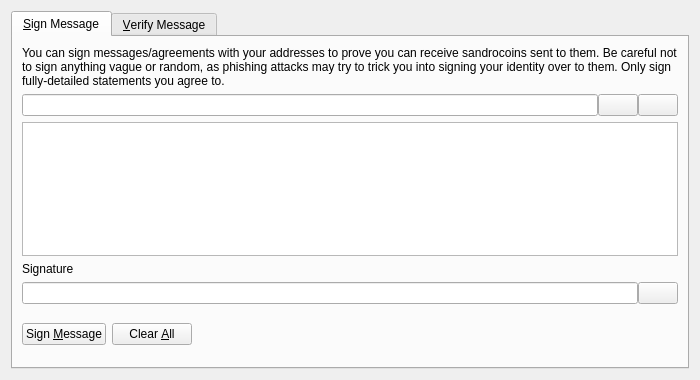
<?xml version="1.0" encoding="UTF-8"?>
<ui version="4.0">
 <class>SignVerifyMessageDialog</class>
 <widget class="QDialog" name="SignVerifyMessageDialog">
  <property name="geometry">
   <rect>
    <x>0</x>
    <y>0</y>
    <width>700</width>
    <height>380</height>
   </rect>
  </property>
  <property name="windowTitle">
   <string>Signatures - Sign / Verify a Message</string>
  </property>
  <property name="modal">
   <bool>true</bool>
  </property>
  <layout class="QVBoxLayout" name="verticalLayout">
   <item>
    <widget class="QTabWidget" name="tabWidget">
     <property name="currentIndex">
      <number>0</number>
     </property>
     <widget class="QWidget" name="tabSignMessage">
      <attribute name="title">
       <string>&amp;Sign Message</string>
      </attribute>
      <layout class="QVBoxLayout" name="verticalLayout_SM">
       <item>
        <widget class="QLabel" name="infoLabel_SM">
         <property name="text">
          <string>You can sign messages/agreements with your addresses to prove you can receive sandrocoins sent to them. Be careful not to sign anything vague or random, as phishing attacks may try to trick you into signing your identity over to them. Only sign fully-detailed statements you agree to.</string>
         </property>
         <property name="textFormat">
          <enum>Qt::PlainText</enum>
         </property>
         <property name="wordWrap">
          <bool>true</bool>
         </property>
        </widget>
       </item>
       <item>
        <layout class="QHBoxLayout" name="horizontalLayout_1_SM">
         <property name="spacing">
          <number>0</number>
         </property>
         <item>
          <widget class="QValidatedLineEdit" name="addressIn_SM">
           <property name="toolTip">
            <string>The Sandrocoin address to sign the message with</string>
           </property>
          </widget>
         </item>
         <item>
          <widget class="QPushButton" name="addressBookButton_SM">
           <property name="toolTip">
            <string>Choose previously used address</string>
           </property>
           <property name="text">
            <string/>
           </property>
           <property name="icon">
            <iconset resource="../sandrocoin.qrc">
             <normaloff>:/icons/address-book</normaloff>:/icons/address-book</iconset>
           </property>
           <property name="shortcut">
            <string>Alt+A</string>
           </property>
           <property name="autoDefault">
            <bool>false</bool>
           </property>
          </widget>
         </item>
         <item>
          <widget class="QPushButton" name="pasteButton_SM">
           <property name="toolTip">
            <string>Paste address from clipboard</string>
           </property>
           <property name="text">
            <string/>
           </property>
           <property name="icon">
            <iconset resource="../sandrocoin.qrc">
             <normaloff>:/icons/editpaste</normaloff>:/icons/editpaste</iconset>
           </property>
           <property name="shortcut">
            <string>Alt+P</string>
           </property>
           <property name="autoDefault">
            <bool>false</bool>
           </property>
          </widget>
         </item>
        </layout>
       </item>
       <item>
        <widget class="QPlainTextEdit" name="messageIn_SM">
         <property name="toolTip">
          <string>Enter the message you want to sign here</string>
         </property>
        </widget>
       </item>
       <item>
        <widget class="QLabel" name="signatureLabel_SM">
         <property name="text">
          <string>Signature</string>
         </property>
         <property name="textFormat">
          <enum>Qt::PlainText</enum>
         </property>
        </widget>
       </item>
       <item>
        <layout class="QHBoxLayout" name="horizontalLayout_2_SM">
         <property name="spacing">
          <number>0</number>
         </property>
         <item>
          <widget class="QLineEdit" name="signatureOut_SM">
           <property name="font">
            <font>
             <italic>true</italic>
            </font>
           </property>
           <property name="readOnly">
            <bool>true</bool>
           </property>
          </widget>
         </item>
         <item>
          <widget class="QPushButton" name="copySignatureButton_SM">
           <property name="toolTip">
            <string>Copy the current signature to the system clipboard</string>
           </property>
           <property name="text">
            <string/>
           </property>
           <property name="icon">
            <iconset resource="../sandrocoin.qrc">
             <normaloff>:/icons/editcopy</normaloff>:/icons/editcopy</iconset>
           </property>
           <property name="autoDefault">
            <bool>false</bool>
           </property>
          </widget>
         </item>
        </layout>
       </item>
       <item>
        <layout class="QHBoxLayout" name="horizontalLayout_3_SM">
         <item>
          <widget class="QPushButton" name="signMessageButton_SM">
           <property name="toolTip">
            <string>Sign the message to prove you own this Sandrocoin address</string>
           </property>
           <property name="text">
            <string>Sign &amp;Message</string>
           </property>
           <property name="icon">
            <iconset resource="../sandrocoin.qrc">
             <normaloff>:/icons/edit</normaloff>:/icons/edit</iconset>
           </property>
           <property name="autoDefault">
            <bool>false</bool>
           </property>
          </widget>
         </item>
         <item>
          <widget class="QPushButton" name="clearButton_SM">
           <property name="toolTip">
            <string>Reset all sign message fields</string>
           </property>
           <property name="text">
            <string>Clear &amp;All</string>
           </property>
           <property name="icon">
            <iconset resource="../sandrocoin.qrc">
             <normaloff>:/icons/remove</normaloff>:/icons/remove</iconset>
           </property>
           <property name="autoDefault">
            <bool>false</bool>
           </property>
          </widget>
         </item>
         <item>
          <spacer name="horizontalSpacer_1_SM">
           <property name="orientation">
            <enum>Qt::Horizontal</enum>
           </property>
           <property name="sizeHint" stdset="0">
            <size>
             <width>40</width>
             <height>48</height>
            </size>
           </property>
          </spacer>
         </item>
         <item>
          <widget class="QLabel" name="statusLabel_SM">
           <property name="font">
            <font>
             <weight>75</weight>
             <bold>true</bold>
            </font>
           </property>
           <property name="text">
            <string/>
           </property>
           <property name="wordWrap">
            <bool>true</bool>
           </property>
          </widget>
         </item>
         <item>
          <spacer name="horizontalSpacer_2_SM">
           <property name="orientation">
            <enum>Qt::Horizontal</enum>
           </property>
           <property name="sizeHint" stdset="0">
            <size>
             <width>40</width>
             <height>48</height>
            </size>
           </property>
          </spacer>
         </item>
        </layout>
       </item>
      </layout>
     </widget>
     <widget class="QWidget" name="tabVerifyMessage">
      <attribute name="title">
       <string>&amp;Verify Message</string>
      </attribute>
      <layout class="QVBoxLayout" name="verticalLayout_VM">
       <item>
        <widget class="QLabel" name="infoLabel_VM">
         <property name="text">
          <string>Enter the receiver's address, message (ensure you copy line breaks, spaces, tabs, etc. exactly) and signature below to verify the message. Be careful not to read more into the signature than what is in the signed message itself, to avoid being tricked by a man-in-the-middle attack. Note that this only proves the signing party receives with the address, it cannot prove sendership of any transaction!</string>
         </property>
         <property name="textFormat">
          <enum>Qt::PlainText</enum>
         </property>
         <property name="alignment">
          <set>Qt::AlignLeading|Qt::AlignLeft|Qt::AlignTop</set>
         </property>
         <property name="wordWrap">
          <bool>true</bool>
         </property>
        </widget>
       </item>
       <item>
        <layout class="QHBoxLayout" name="horizontalLayout_1_VM">
         <property name="spacing">
          <number>0</number>
         </property>
         <item>
          <widget class="QValidatedLineEdit" name="addressIn_VM">
           <property name="toolTip">
            <string>The Sandrocoin address the message was signed with</string>
           </property>
          </widget>
         </item>
         <item>
          <widget class="QPushButton" name="addressBookButton_VM">
           <property name="toolTip">
            <string>Choose previously used address</string>
           </property>
           <property name="text">
            <string/>
           </property>
           <property name="icon">
            <iconset resource="../sandrocoin.qrc">
             <normaloff>:/icons/address-book</normaloff>:/icons/address-book</iconset>
           </property>
           <property name="shortcut">
            <string>Alt+A</string>
           </property>
           <property name="autoDefault">
            <bool>false</bool>
           </property>
          </widget>
         </item>
        </layout>
       </item>
       <item>
        <widget class="QPlainTextEdit" name="messageIn_VM"/>
       </item>
       <item>
        <widget class="QValidatedLineEdit" name="signatureIn_VM"/>
       </item>
       <item>
        <layout class="QHBoxLayout" name="horizontalLayout_2_VM">
         <item>
          <widget class="QPushButton" name="verifyMessageButton_VM">
           <property name="toolTip">
            <string>Verify the message to ensure it was signed with the specified Sandrocoin address</string>
           </property>
           <property name="text">
            <string>Verify &amp;Message</string>
           </property>
           <property name="icon">
            <iconset resource="../sandrocoin.qrc">
             <normaloff>:/icons/transaction_0</normaloff>:/icons/transaction_0</iconset>
           </property>
           <property name="autoDefault">
            <bool>false</bool>
           </property>
          </widget>
         </item>
         <item>
          <widget class="QPushButton" name="clearButton_VM">
           <property name="toolTip">
            <string>Reset all verify message fields</string>
           </property>
           <property name="text">
            <string>Clear &amp;All</string>
           </property>
           <property name="icon">
            <iconset resource="../sandrocoin.qrc">
             <normaloff>:/icons/remove</normaloff>:/icons/remove</iconset>
           </property>
           <property name="autoDefault">
            <bool>false</bool>
           </property>
          </widget>
         </item>
         <item>
          <spacer name="horizontalSpacer_1_VM">
           <property name="orientation">
            <enum>Qt::Horizontal</enum>
           </property>
           <property name="sizeHint" stdset="0">
            <size>
             <width>40</width>
             <height>48</height>
            </size>
           </property>
          </spacer>
         </item>
         <item>
          <widget class="QLabel" name="statusLabel_VM">
           <property name="font">
            <font>
             <weight>75</weight>
             <bold>true</bold>
            </font>
           </property>
           <property name="text">
            <string/>
           </property>
           <property name="wordWrap">
            <bool>true</bool>
           </property>
          </widget>
         </item>
         <item>
          <spacer name="horizontalSpacer_2_VM">
           <property name="orientation">
            <enum>Qt::Horizontal</enum>
           </property>
           <property name="sizeHint" stdset="0">
            <size>
             <width>40</width>
             <height>48</height>
            </size>
           </property>
          </spacer>
         </item>
        </layout>
       </item>
      </layout>
     </widget>
    </widget>
   </item>
  </layout>
 </widget>
 <customwidgets>
  <customwidget>
   <class>QValidatedLineEdit</class>
   <extends>QLineEdit</extends>
   <header>qvalidatedlineedit.h</header>
  </customwidget>
 </customwidgets>
 <resources>
  <include location="../sandrocoin.qrc"/>
 </resources>
 <connections/>
</ui>
